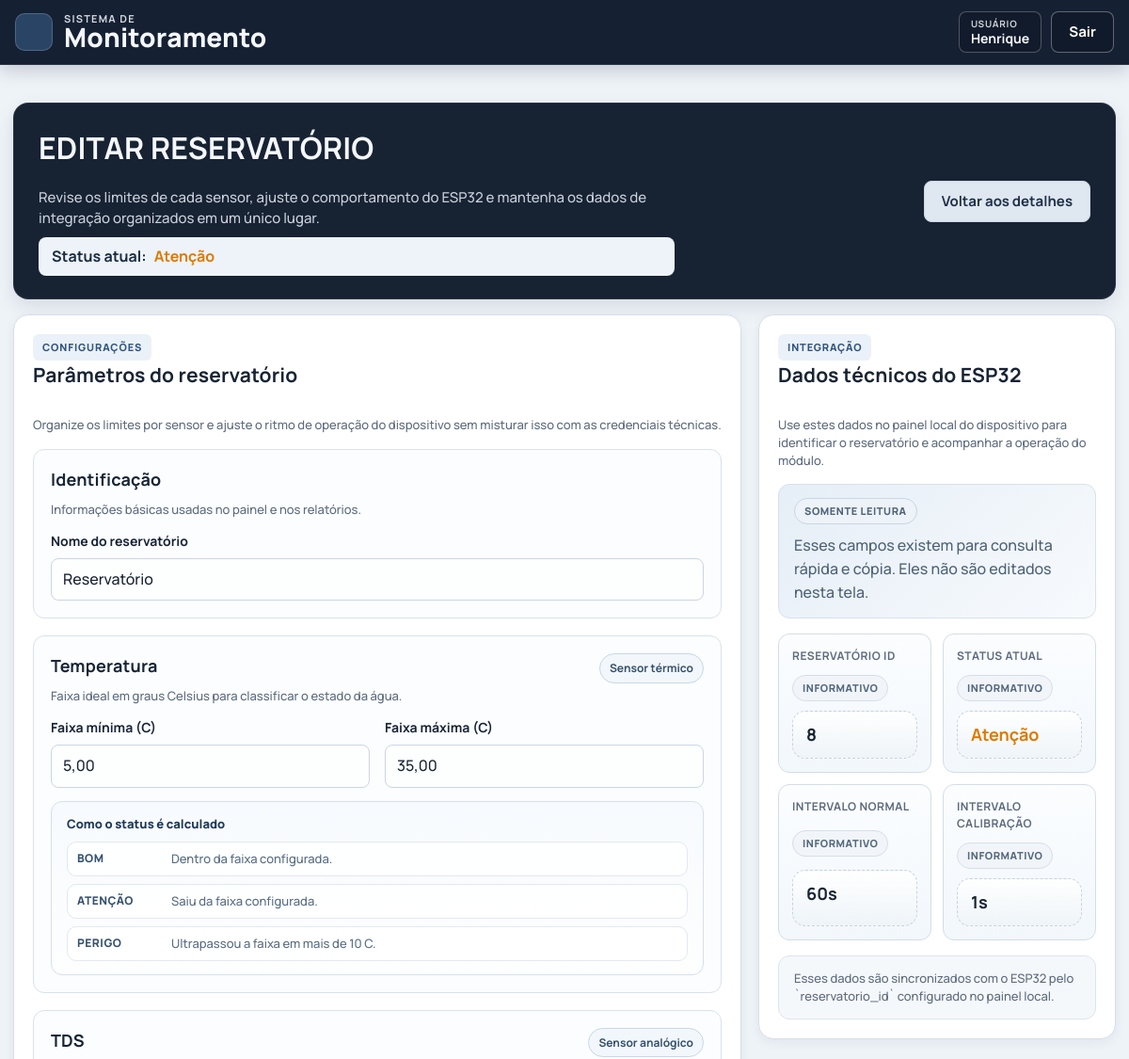
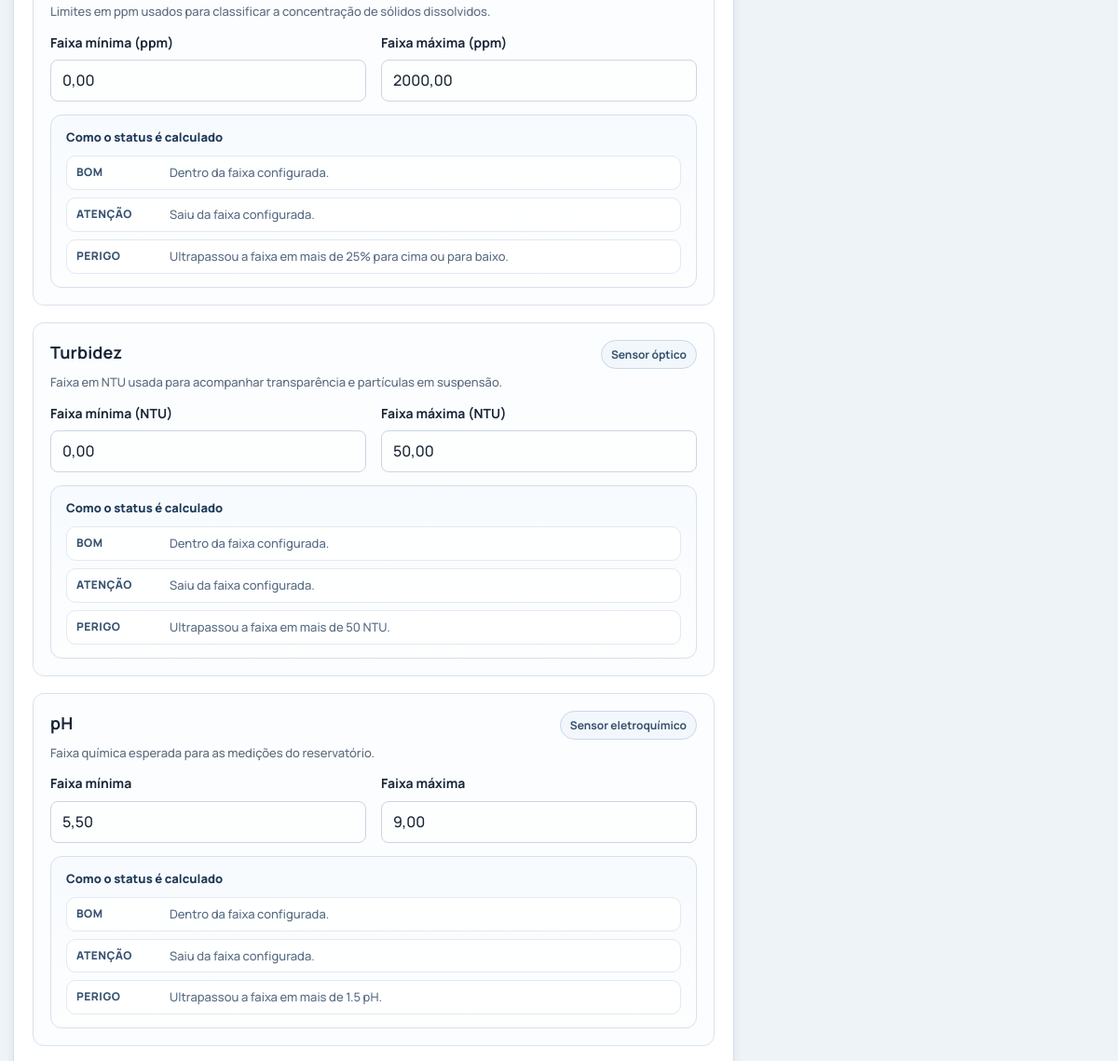
The page /reservatorios/8/editar/ (signed in, upper part) on the database as committed earlier (2 pictures, top to bottom).
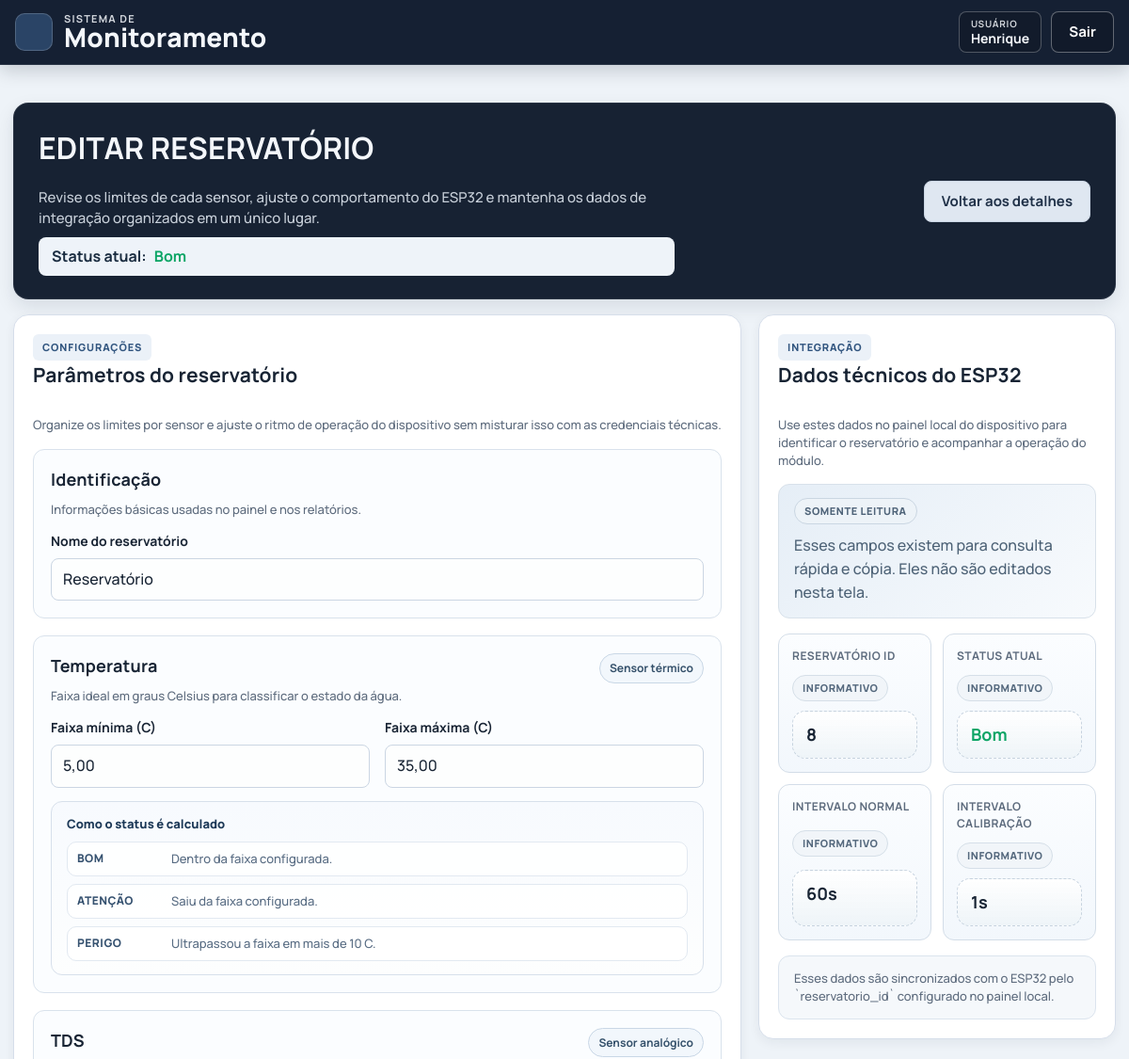
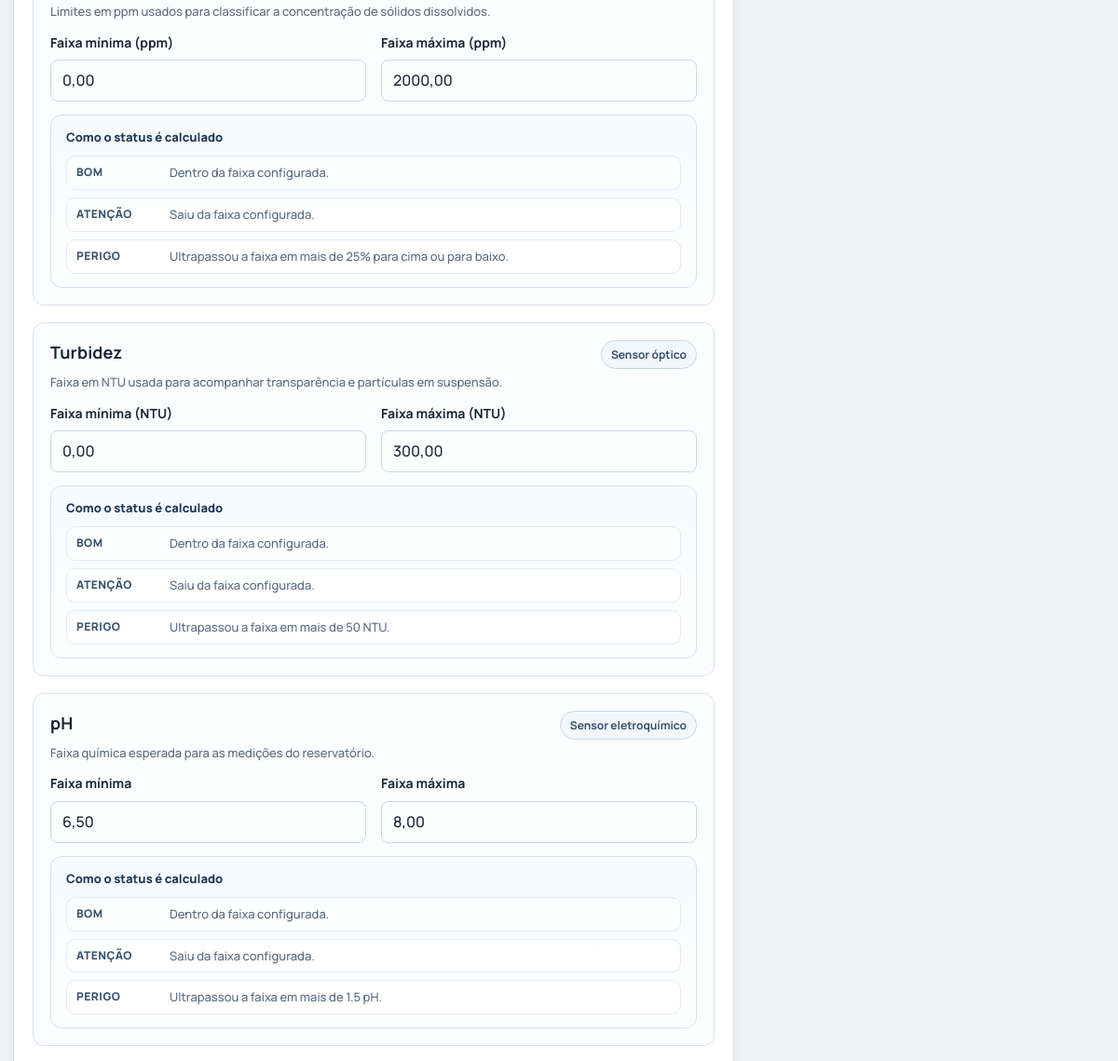
The same page on the database as committed later (2 pictures, top to bottom).
### app/models.py (models this page shows, shortened)
class Reservatorio(models.Model):
    STATUS_BOM = "bom"
    STATUS_ATENCAO = "atencao"
    STATUS_PERIGO = "perigo"
    FAIXA_PADRAO_PPM_TDS_MIN = 0.0
    FAIXA_PADRAO_PPM_TDS_MAX = 500.0
    FAIXA_PADRAO_NTU_TURBIDEZ_MIN = 0.0
    FAIXA_PADRAO_NTU_TURBIDEZ_MAX = 5.0
    FAIXA_PADRAO_CELSIUS_TEMPERATURA_MIN = 5.0
    FAIXA_PADRAO_CELSIUS_TEMPERATURA_MAX = 30.0
    FAIXA_PADRAO_PH_MIN = 6.0
    FAIXA_PADRAO_PH_MAX = 9.5
    META_PADRAO_PPM_TDS = 600.0
    META_PADRAO_NTU_TURBIDEZ = 1.5
    META_PADRAO_CELSIUS_TEMPERATURA = 25.0
    META_PADRAO_PH = 7.0
    ESP32_INTERVALO_ENVIO_NORMAL_PADRAO_S = 60
    ESP32_INTERVALO_ENVIO_CALIBRACAO_PADRAO_S = 5
    STATUS_CHOICES = (
        (STATUS_BOM, "Bom"),
        (STATUS_ATENCAO, "Atenção"),
        (STATUS_PERIGO, "Perigo"),
    )
    usuario = models.ForeignKey(
        settings.AUTH_USER_MODEL,
        on_delete=models.CASCADE,
        related_name="reservatorios",
    )
    nome = models.CharField(max_length=120, unique=True)
    status = models.CharField(max_length=20, choices=STATUS_CHOICES, default=STATUS_BOM)
    faixa_ppm_tds_min = models.FloatField(default=FAIXA_PADRAO_PPM_TDS_MIN)
    faixa_ppm_tds_max = models.FloatField(default=FAIXA_PADRAO_PPM_TDS_MAX)
    faixa_ntu_turbidez_min = models.FloatField(default=FAIXA_PADRAO_NTU_TURBIDEZ_MIN)
    faixa_ntu_turbidez_max = models.FloatField(default=FAIXA_PADRAO_NTU_TURBIDEZ_MAX)
    faixa_celsius_temperatura_min = models.FloatField(default=FAIXA_PADRAO_CELSIUS_TEMPERATURA_MIN)
    faixa_celsius_temperatura_max = models.FloatField(default=FAIXA_PADRAO_CELSIUS_TEMPERATURA_MAX)
    faixa_ph_min = models.FloatField(default=FAIXA_PADRAO_PH_MIN)
    faixa_ph_max = models.FloatField(default=FAIXA_PADRAO_PH_MAX)
    meta_ppm_tds = models.FloatField(default=META_PADRAO_PPM_TDS)
    meta_ntu_turbidez = models.FloatField(default=META_PADRAO_NTU_TURBIDEZ)
    meta_celsius_temperatura = models.FloatField(default=META_PADRAO_CELSIUS_TEMPERATURA)
    meta_ph = models.FloatField(default=META_PADRAO_PH)
    esp32_intervalo_envio_normal_s = models.PositiveIntegerField(
        default=ESP32_INTERVALO_ENVIO_NORMAL_PADRAO_S,
    )
    esp32_intervalo_envio_calibracao_s = models.PositiveIntegerField(
        default=ESP32_INTERVALO_ENVIO_CALIBRACAO_PADRAO_S,
    )
    alerta_sonoro_silenciado = models.BooleanField(default=False)
    alerta_sonoro_silenciado_permanente = models.BooleanField(default=False)
    alerta_sonoro_teste_ate = models.DateTimeField(null=True, blank=True)
    created_at = models.DateTimeField(auto_now_add=True)
    updated_at = models.DateTimeField(auto_now=True)
    class Meta:
        ordering = ["nome"]
    @classmethod
    def obter_por_id(cls, reservatorio_id, usuario=None):
        reservatorio_id = cls._normalizar_id(reservatorio_id)
        if reservatorio_id is None:
            return None
        queryset = cls.objects.filter(id=reservatorio_id)
        if usuario is not None:
            queryset = queryset.filter(usuario=usuario)
        return queryset.first()
    def garantir_pontos_monitoramento(self):
        possui_ponto = self.pontos_monitoramento.filter(
            tipo__in=PontoMonitoramento.TIPOS_COMPATIVEIS,
        ).exists()
        if possui_ponto:
            return
        PontoMonitoramento.objects.get_or_create(
            reservatorio=self,
            tipo=PontoMonitoramento.TIPO_UNICO,
        )
    @staticmethod
    def _normalizar_id(reservatorio_id):
        if isinstance(reservatorio_id, int):
            return reservatorio_id if reservatorio_id > 0 else None
        if isinstance(reservatorio_id, str) and reservatorio_id.isdigit():
            return int(reservatorio_id)
        return None

### app/views.py (the view)
# urls.py: path('reservatorios/<int:reservatorio_id>/editar/', views.reservatorio_editar, name="reservatorio_editar"),
@login_required(login_url="entrar")
@require_http_methods(["GET"])
def reservatorio_editar(request, reservatorio_id):
    reservatorio = Reservatorio.obter_por_id(reservatorio_id, usuario=request.user)
    if reservatorio is None:
        messages.error(request, "Reservatório não encontrado.")
        return redirect("index")
    return render(
        request,
        "reservatorio/editar.html",
        _contexto_edicao_reservatorio(reservatorio),
    )

### app/services/numeros.py (called while the page is built)
def formatar_decimal_br(valor, casas=2):
    if valor is None:
        return ""
    numero = float(valor)
    if not math.isfinite(numero):
        return ""
    casas_final = max(0, int(casas))
    return f"{numero:.{casas_final}f}".replace(".", ",")

### app/templatetags/monitoramento_formatos.py (called while the page is built)
@register.filter
def decimal_br(valor, casas=2):
    return formatar_decimal_br(valor, casas)

### app/views.py (called while the page is built)
def _contexto_edicao_reservatorio(reservatorio):
    reservatorio.garantir_pontos_monitoramento()
    return {"reservatorio": reservatorio}

### app/templates/reservatorio/editar.html (shortened to what this page needs)
{% extends "blocos/base.html" %}
{% load static %}
{% block content %}
<section class="detail-hero">
    <div class="detail-hero-copy">
        <h2>EDITAR {{ reservatorio.nome|upper }}</h2>
        <p class="index-hero-subtitle">
            Revise os limites de cada sensor, ajuste o comportamento do ESP32 e mantenha os dados de integração organizados em um único lugar.
        </p>
        <p class="detail-status">
            <span>Status atual:</span>
            <strong class="status-text status-{{ reservatorio.status }}">{{ reservatorio.get_status_display }}</strong>
        </p>
    </div>
    <div class="detail-hero-actions">
        <a class="btn-secondary" href="{% url 'reservatorio_detalhe' reservatorio.id %}">Voltar aos detalhes</a>
    </div>
</section>
<section class="reservatorio-edit-layout">
    {% include "reservatorio/_edicao_formularios.html" %}
</section>
{% endblock %}

### app/templates/reservatorio/_edicao_formularios.html (shortened to what the changed rows need)
{% load l10n monitoramento_formatos %}
<div class="reservatorio-edit-main">
    <article class="panel reservatorio-edit-panel">
        <form class="edit-form reservatorio-edit-form" method="post" action="{% url 'reservatorio_atualizar' reservatorio.id %}">
            <section class="reservatorio-edit-section">
                <div class="reservatorio-edit-fields reservatorio-edit-fields-single">
                    <div class="form-field">
                        <label for="nome">Nome do reservatório</label>
                        <input id="nome" name="nome" type="text" value="{{ reservatorio.nome }}" required>
                    </div>
                </div>
            </section>
            <section class="reservatorio-edit-section">
                <div class="reservatorio-edit-fields">
                    <div class="form-field">
                        <label for="faixa_celsius_temperatura_min">Faixa mínima (C)</label>
                        <input id="faixa_celsius_temperatura_min" name="faixa_celsius_temperatura_min" type="text" inputmode="decimal"
                            value="{{ reservatorio.faixa_celsius_temperatura_min|decimal_br:2 }}" required>
                    </div>
                    <div class="form-field">
                        <label for="faixa_celsius_temperatura_max">Faixa máxima (C)</label>
                        <input id="faixa_celsius_temperatura_max" name="faixa_celsius_temperatura_max" type="text" inputmode="decimal"
                            value="{{ reservatorio.faixa_celsius_temperatura_max|decimal_br:2 }}" required>
                    </div>
                </div>
            </section>
            <section class="reservatorio-edit-section">
                <div class="reservatorio-edit-fields">
                    <div class="form-field">
                        <label for="faixa_ppm_tds_min">Faixa mínima (ppm)</label>
                        <input id="faixa_ppm_tds_min" name="faixa_ppm_tds_min" type="text" inputmode="decimal"
                            value="{{ reservatorio.faixa_ppm_tds_min|decimal_br:2 }}" required>
                    </div>
                    <div class="form-field">
                        <label for="faixa_ppm_tds_max">Faixa máxima (ppm)</label>
                        <input id="faixa_ppm_tds_max" name="faixa_ppm_tds_max" type="text" inputmode="decimal"
                            value="{{ reservatorio.faixa_ppm_tds_max|decimal_br:2 }}" required>
                    </div>
                </div>
            </section>
            <section class="reservatorio-edit-section">
                <div class="reservatorio-edit-fields">
                    <div class="form-field">
                        <label for="faixa_ntu_turbidez_min">Faixa mínima (NTU)</label>
                        <input id="faixa_ntu_turbidez_min" name="faixa_ntu_turbidez_min" type="text" inputmode="decimal"
                            value="{{ reservatorio.faixa_ntu_turbidez_min|decimal_br:2 }}" required>
                    </div>
                    <div class="form-field">
                        <label for="faixa_ntu_turbidez_max">Faixa máxima (NTU)</label>
                        <input id="faixa_ntu_turbidez_max" name="faixa_ntu_turbidez_max" type="text" inputmode="decimal"
                            value="{{ reservatorio.faixa_ntu_turbidez_max|decimal_br:2 }}" required>
                    </div>
                </div>
            </section>
            <section class="reservatorio-edit-section">
                <div class="reservatorio-edit-fields">
                    <div class="form-field">
                        <label for="faixa_ph_min">Faixa mínima</label>
                        <input id="faixa_ph_min" name="faixa_ph_min" type="text" inputmode="decimal"
                            value="{{ reservatorio.faixa_ph_min|decimal_br:2 }}" required>
                    </div>
                    <div class="form-field">
                        <label for="faixa_ph_max">Faixa máxima</label>
                        <input id="faixa_ph_max" name="faixa_ph_max" type="text" inputmode="decimal"
                            value="{{ reservatorio.faixa_ph_max|decimal_br:2 }}" required>
                    </div>
                </div>
            </section>
        </form>
    </article>
</div>
<aside class="reservatorio-edit-sidebar">
    <article class="panel reservatorio-edit-panel">
        <div class="reservatorio-tech-grid">
            <div class="reservatorio-tech-item reservatorio-tech-item-readonly">
                <div class="reservatorio-tech-headline">
                    <span class="reservatorio-tech-label">Reservatório ID</span>
                    <span class="reservatorio-tech-badge">Informativo</span>
                </div>
                <strong class="reservatorio-tech-display">{{ reservatorio.id }}</strong>
            </div>
            <div class="reservatorio-tech-item reservatorio-tech-item-readonly">
                <div class="reservatorio-tech-headline">
                    <span class="reservatorio-tech-label">Status atual</span>
                    <span class="reservatorio-tech-badge">Informativo</span>
                </div>
                <strong class="reservatorio-tech-display status-text status-{{ reservatorio.status }}">{{ reservatorio.get_status_display }}</strong>
            </div>
            <div class="reservatorio-tech-item reservatorio-tech-item-readonly">
                <div class="reservatorio-tech-headline">
                    <span class="reservatorio-tech-label">Intervalo normal</span>
                    <span class="reservatorio-tech-badge">Informativo</span>
                </div>
                <strong class="reservatorio-tech-display">{{ reservatorio.esp32_intervalo_envio_normal_s }}s</strong>
            </div>
            <div class="reservatorio-tech-item reservatorio-tech-item-readonly">
                <div class="reservatorio-tech-headline">
                    <span class="reservatorio-tech-label">Intervalo calibração</span>
                    <span class="reservatorio-tech-badge">Informativo</span>
                </div>
                <strong class="reservatorio-tech-display">{{ reservatorio.esp32_intervalo_envio_calibracao_s }}s</strong>
            </div>
        </div>
    </article>
</aside>

Rows that differ between the two databases and show on the page:
changed Reservatorio "RESERVATÓRIO": status "Atenção" → "Bom"; faixa_ntu_turbidez_max "50,00" → "300,00"; faixa_ph_min "5,50" → "6,50"; faixa_ph_max "9,00" → "8,00"
